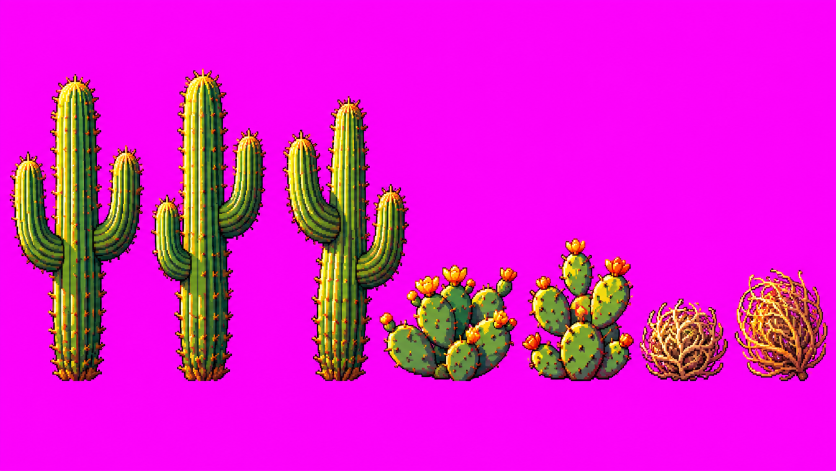
#> input picture assets/concept/roadside/redrock_cactus_A_v1.png, 1672 x 941 px (shown at 1/2 size)
$ python -i make_stage_sprites.py   (imports and definitions only)
#> lines starting #> are read from the running program, lines starting #| are printed output that depends on the picture; after the words box and inside, x2 and y2 are one past the last pixel; in counts of white or black regions, pixels touching at a corner belong together
#!/usr/bin/env python3
"""Build a stage's game sprites from its concept sheets.

- Slices each roadside concept sheet (a row of objects on magenta) into keyed sprites,
  one per object, scaled down so the sheet's tallest object is a fixed texture height.
- Cuts the stage's background into three seamless parallax strips: sky, far and near
  (<stage>_sky.png, _far.png, _near.png; scripts/render/background.gd scrolls them).

Stages are described in STAGES below; "shared" holds race furniture (crowds, barriers, signs)
for every stage. Palm Coast's six hand-drawn props come from make_drawn_props.py.

Usage:
    python3 tools/make_stage_sprites.py <concept_dir> <project_dir> [stage ...]
"""
import os

import numpy as np
from PIL import Image
from scipy import ndimage

import manifest
from spritelib import FOUR, cli_args, key_sheet, pixelate_down, save_sprite, slice_objects

# Background layers, back to front. The sky is opaque and scaled to SKY_HEIGHT pixels; far
# and near are keyed, cropped to their content and scaled to LAYER_WIDTH pixels per half
# strip (each strip is its art followed by its mirror image, so the ends meet).
LAYERS = ("sky", "far", "near")
SKY_HEIGHT = 200
LAYER_WIDTH = {"far": 800, "near": 960}
LAYER_COLORS = 96
# Sky keying for a composite with no layers of its own (key="sky"): a pixel is sky when it
# is within SKY_STEP (sum of RGB differences) of its right and lower neighbours and that
# smooth patch reaches the top edge; then only the opaque parts touching the bottom stay.
SKY_STEP = 36


def layers(prefix):
    """The round 2 concept layers of a stage: <prefix>_l1_sky, _l2_far and _l3_near, the
    far and near ones on magenta."""
    return {
        "sky": layer("%s_l1_sky_A_v1.png" % prefix),
        "far": layer("%s_l2_far_A_v1.png" % prefix, key="sheet"),
        "near": layer("%s_l3_near_A_v1.png" % prefix, key="sheet"),
    }


def layer(file, key=None, rows=None, width=None):
    """A background layer cut from `file`: its `rows` (top, bottom) only when given, keyed
    by `key` ("sheet": spritelib.key_sheet, "sky": key_sky, None: opaque), `width` pixels
    per half strip when given (LAYER_WIDTH otherwise)."""
    return {"file": file, "key": key, "rows": rows, "width": width}


# Per stage: background (sky, far and near layers) and roadside sheets.
# Each sheet lists its objects in reading order (rows top to bottom, left to right) and the
# texture height of its tallest object. An object is (name, world height, fraction of its
# width that collides); the game reads those from the manifest (tools/manifest.py). None skips
# an object (art the renderer can't use yet, such as a tunnel mouth or a covered bridge the
# road would run through). A fourth item, "row", cuts a single row of overlapping objects
# left to right instead (spritelib.slice_row).
STAGES = {
    "redrock": {
        "background": layers("redrock"),
        "sheets": [
            ("redrock_cactus_A_v1.png", 160, [
                ("saguaro_a", 3600, 0.3), ("saguaro_b", 3800, 0.3), ("saguaro_c", 3400, 0.3),
                ("prickly_pear_a", 1100, 0.7), ("prickly_pear_b", 1300, 0.7),
                ("tumbleweed_a", 600, 0), ("tumbleweed_b", 750, 0),
            ]),
            ("redrock_rocks_A_v1.png", 200, [
                ("boulders_a", 2600, 0.8), ("boulders_b", 2000, 0.8), ("rock_pillar", 9000, 0.5),
                ("rock_arch", 6500, 0.9),
            ]),
            ("redrock_buildings_A_v1.png", 180, [
                ("diner", 6000, 1), ("gas_station", 4200, 1), ("windmill", 7000, 0.4),
            ]),
            ("redrock_props_A_v1.png", 110, [
                ("fence", 1300, 1), ("skull_post", 1700, 0.3), ("road_sign", 2400, 0.9),
            ]),
            ("redrock_extras_A_v1.png", 200, [
                ("water_tower_wood", 6500, 0.6), ("rusty_truck", 1800, 1), ("dino", 7000, 0.6),
                ("cattle_sign", 2200, 0.5), ("butte", 9000, 0.9), ("arrow_sign", 4200, 0.4),
            ]),
        ],
    },
    "neon": {
        "background": layers("neon"),
        "sheets": [
            ("neon_buildings_A_v1.png", 200, [
                ("casino_spire", 11000, 1), ("casino_lotus", 11000, 1), ("casino_round", 11000, 1),
                ("casino_star", 11000, 1), ("casino_wave", 11000, 1), ("casino_crown", 11000, 1),
            ]),
            ("neon_billboards_A_v1.png", 170, [
                ("billboard_sunset", 5200, 0.8), ("sign_chevron", 5200, 0.8),
                ("sign_starburst", 5200, 0.8), ("sign_lights", 5200, 0.8),
                ("billboard_wide", 5200, 0.8), ("sign_stack", 5200, 0.8),
            ]),
            ("neon_neon-signs_A_v1.png", 150, [
                ("neon_arrow", 3600, 0.3), ("neon_star", 3600, 0.3), ("neon_cocktail", 3600, 0.3),
                ("neon_chevrons", 3600, 0.3), ("neon_card", 3600, 0.3), ("neon_stars", 3600, 0.3),
                ("neon_spiral", 3600, 0.3),
            ]),
            ("neon_props_A_v1.png", 150, [
                ("street_lamp_a", 3400, 0.2), ("street_lamp_b", 3000, 0.2), ("palm_lit", 4200, 0.3),
                ("fountain", 2800, 1), None,
            ]),
            ("neon_extras_A_v1.png", 200, [
                ("slot_machine", 7500, 1), ("cowboy_boot", 6000, 0.8), ("palm_lights", 4600, 0.3),
                ("casino_entrance", 6500, 1), ("fountain_show", 5000, 0.9),
                ("searchlight", 3000, 0.7),
            ]),
        ],
    },
    "timberline": {
        "background": layers("timberline"),
        "sheets": [
            ("timberline_pines_A_v1.png", 170, [
                ("pine_a", 6400, 0.25), ("pine_b", 6000, 0.25), ("pine_c", 4200, 0.25),
                ("pine_d", 3800, 0.25), ("pine_e", 2500, 0.3), ("pine_f", 2200, 0.3),
                ("fallen_log", 700, 0.9),
            ]),
            ("timberline_buildings_A_v1.png", 150, [
                ("cabin", 5000, 1), ("lodge", 6500, 1), None,
            ]),
            ("timberline_landmarks_A_v1.png", 220, [
                ("waterfall", 12000, 1), ("lookout_tower", 8500, 0.4),
            ]),
            ("timberline_props_A_v1.png", 160, [
                ("snowbank", 1100, 0), ("guardrail", 900, 1), ("chevron_sign", 1900, 0.8),
                ("snow_cliff", 7000, 1),
            ]),
            ("timberline_extras_A_v1.png", 200, [
                ("chairlift", 7500, 0.3), ("chapel", 6500, 1), ("frozen_falls", 9000, 1),
                ("moose", 2600, 0.6), ("woodpile", 1600, 1), ("snowman", 1500, 0.5),
            ]),
        ],
    },
    "bayou": {
        "background": layers("bayou"),
        "sheets": [
            ("bayou_trees_A_v1.png", 220, [
                ("cypress_a", 8000, 0.15), ("cypress_b", 8400, 0.2), ("cypress_c", 6200, 0.15),
                None,
            ]),
            ("bayou_buildings_A_v1.png", 150, [
                ("stilt_shack", 5000, 1), ("boat_dock", 3200, 1), ("bait_shop", 4800, 1),
            ]),
            ("bayou_props_A_v1.png", 90, [
                ("reeds_a", 1000, 0), ("reeds_b", 1000, 0), ("cattails", 1000, 0),
                ("reeds_c", 1000, 0), ("heron", 1100, 0), ("mist_a", 1400, 0), ("mist_b", 1400, 0),
                ("mist_c", 1400, 0),
            ]),
            ("bayou_bridge_A_v1.png", 150, [
                ("rail_wood_a", 1000, 1), ("rail_wood_b", 1000, 1), ("rail_wood_short", 1000, 1),
                ("rail_post", 750, 1), ("rail_end", 1000, 1), None, None, None, None, None,
                ("piling", 2000, 0.8), ("rail_wood_long", 1000, 1), ("rail_concrete", 1000, 1),
                ("rail_concrete_end", 1000, 1),
            ]),
            ("bayou_extras_A_v1.png", 200, [
                ("crab_shack", 5500, 1), ("gator", 700, 0), ("crawfish_sign", 3000, 0.8),
                ("live_oak", 7000, 0.3), ("riverboat", 5500, 1), ("mailboxes", 1300, 0.9),
            ]),
        ],
    },
    "harvest": {
        "background": layers("harvest"),
        "sheets": [
            ("harvest_buildings_A_v1.png", 200, [
                ("barn", 6500, 1), ("silos", 7500, 1), ("water_tower", 8000, 0.4),
            ]),
            ("harvest_landmarks_A_v1.png", 220, [
                ("farm_windmill", 8000, 0.3), ("oak", 6500, 0.2),
            ]),
            ("harvest_plants_A_v1.png", 90, [
                ("sunflowers", 1500, 0), ("corn", 1700, 0), ("farm_stand", 2200, 1),
            ]),
            ("harvest_props_A_v1.png", 100, [
                ("hay_round", 1200, 1), ("hay_bale", 800, 1), ("scarecrow", 1800, 0.3),
                ("farm_fence", 900, 1),
            ]),
            ("harvest_extras_A_v1.png", 200, [
                ("grain_elevator", 10000, 1), ("balloon", 4000, 0), ("farm_truck", 2000, 1),
                ("produce_cart", 2400, 1), ("crop_duster", 4200, 1), ("pumpkins", 1500, 0.9),
            ]),
        ],
    },
    "thunder": {
        "background": layers("thunder"),
        "sheets": [
            ("thunder_buildings_A_v1.png", 160, [
                ("truck_stop", 6500, 1), ("motel", 6000, 1),
            ]),
            ("thunder_hazards_A_v1.png", 110, [
                ("jersey_barrier", 900, 1), ("cone", 650, 0), ("cone_tall", 780, 0),
                ("barricade_post", 1100, 0.5), ("sawhorse", 1000, 0.9), ("drum", 900, 0),
                ("hazard_post", 1000, 0.5), ("a_frame", 950, 0.9),
            ]),
            ("thunder_poles_A_v1.png", 220, [
                ("pole_a", 5200, 0.2), ("pole_b", 5200, 0.2), ("pole_transformer", 5200, 0.2),
                ("pole_c", 5200, 0.2), ("pole_tanks", 5200, 0.2), ("pole_tall", 6000, 0.2),
                ("pylon", 11000, 0.6),
            ]),
            ("thunder_props_A_v1.png", 110, [
                ("tree_windswept", 3200, 0.3), ("tree_snapped", 2600, 0.3),
                ("shrub_windswept", 1700, 0), ("puddle_a", 500, 0), ("puddle_b", 500, 0),
                ("wrecked_sign", 3200, 0.8),
            ]),
            ("thunder_extras_A_v1.png", 200, [
                ("grain_bin", 7000, 0.9), ("storm_cellar", 1800, 1), ("windmill_old", 6500, 0.3),
                ("flasher_barricade", 1100, 0.9), ("radar_dome", 8000, 0.6),
                ("tree_bent", 3600, 0.3),
            ]),
        ],
    },
    "skyline": {
        # The v2 composite has no layers (its v1 layers have the lookalike landmarks): the
        # generic v1 sunset sky, the v2 city with its sky keyed out, and v2's harbor water.
        # The water holds the city's reflections, so it is cut at the city's scale (the far
        # width) and the game moves the two together (WS-14, the theme's "reflection")
        "background": {
            "sky": layer("skyline_l1_sky_A_v1.png"),
            "far": layer("skyline_composite_A_v2.png", key="sky", rows=(0, 568)),
            "near": layer("skyline_composite_A_v2.png", rows=(566, 640), width=LAYER_WIDTH["far"]),
        },
        "sheets": [
            ("skyline_buildings_A_v1.png", 220, [
                ("tower_twin", 11000, 1), ("tower_glass", 11000, 1), ("tower_round", 11000, 1),
                ("office_a", 11000, 1), ("deco_tower", 11000, 1), ("galleria", 7500, 1),
                ("hotel_sky", 11000, 1), ("clock_tower", 11000, 1), ("cafe", 7500, 1),
                ("apartments", 7500, 1), ("deco_pink", 7500, 1), ("brick_loft", 7500, 1),
                ("office_b", 7500, 1), ("office_c", 7500, 1), None,
            ]),
            ("skyline_props_A_v1.png", 150, [
                ("harbor_lamp", 3600, 0.2), ("harbor_lamp_double", 3600, 0.2),
                ("traffic_light", 3000, 0.2), ("traffic_light_arm", 3400, 0.15),
                ("subway", 3200, 1), ("crowd_barrier_city", 1500, 1),
            ]),
            ("skyline_bridge_A_v1.png", 220, [
                ("bridge_tower_x", 16000, 0.4), ("bridge_tower_h", 16000, 0.4),
                ("bridge_tower_a", 16000, 0.4), ("bridge_tower_slim", 16000, 0.4), None, None,
            ]),
            ("skyline_extras_A_v1.png", 200, [
                ("harbor_crane", 11000, 0.6), ("ferry_terminal", 5500, 1),
                ("dolphin_balloon", 6000, 0), ("flag_a", 3800, 0.1), ("flag_b", 3800, 0.1),
                ("flag_c", 3800, 0.1), ("flag_d", 3800, 0.1), ("flag_e", 3800, 0.1),
                ("news_van", 1900, 1), ("fireworks_barge", 2600, 1),
            ]),
        ],
    },
    "palm_coast": {
        "background": layers("palm-coast"),
        "sheets": [
            ("palm-coast_palms_A_v1.png", 190, [
                ("palm_tall_a", 5200, 0.2), ("palm_tall_b", 4800, 0.2), ("palm_lean", 4800, 0.2),
                ("palm_short_a", 2400, 0.35), ("palm_short_b", 2400, 0.35), ("palm_fan", 2200, 0.4),
                ("palm_cluster", 4400, 0.5),
            ], "row"),
            ("palm-coast_extras_A_v1.png", 200, [
                ("pier", 4200, 1), ("ice_cream_stand", 3600, 0.9), ("surfboards", 2200, 0.8),
                ("lighthouse", 8000, 0.5), ("bikes", 1200, 0.9), ("gull_post", 1500, 0.4),
            ]),
        ],
    },
    # Race furniture every stage can use; no background.
    "shared": {
        "sheets": [
            ("shared_barriers_A_v1.png", 60, [
                ("guardrail_steel", 650, 1), ("barrier_red", 900, 1), ("tire_stack", 1000, 1),
                ("barrels_yellow", 900, 1), ("cone_orange", 650, 0), ("barricade", 1000, 0.9),
                ("barrier_orange", 900, 1),
            ]),
            ("shared_crowd_A_v1.png", 120, [
                ("crowd", 1800, 1), ("grandstand", 4200, 1), ("flagman", 1900, 0.4),
                ("camera_tower", 4500, 0.6), None, None, None, ("inflatable_arch", 3800, 0.3),
            ]),
            ("shared_signs_A_v1.png", 110, [
                ("turn_left", 2100, 0.4), ("turn_right", 2100, 0.4), ("chevron_a", 2100, 0.4),
                ("chevron_b", 2100, 0.4), ("chevron_c", 2100, 0.4), ("bump_sign", 2100, 0.4),
                ("sign_green", 3200, 0.8), ("sign_brown", 3200, 0.8), ("delineator", 1100, 0.5),
            ]),
        ],
    },
}
#> further down, picture is the input picture: PIL image 1672x941 RGB; mean R, G, B 221.9, 27, 202.9


def key_sky(img):
    """The image with its sky keyed out (see SKY_STEP) and anything left floating in the
    sky (fireworks, clouds) with it."""
    a = np.array(img.convert("RGBA"))
    rgb = a[..., :3].astype(np.int16)
    smooth = np.ones(a.shape[:2], dtype=bool)
    step_x = np.abs(rgb[:, 1:] - rgb[:, :-1]).sum(axis=2) >= SKY_STEP
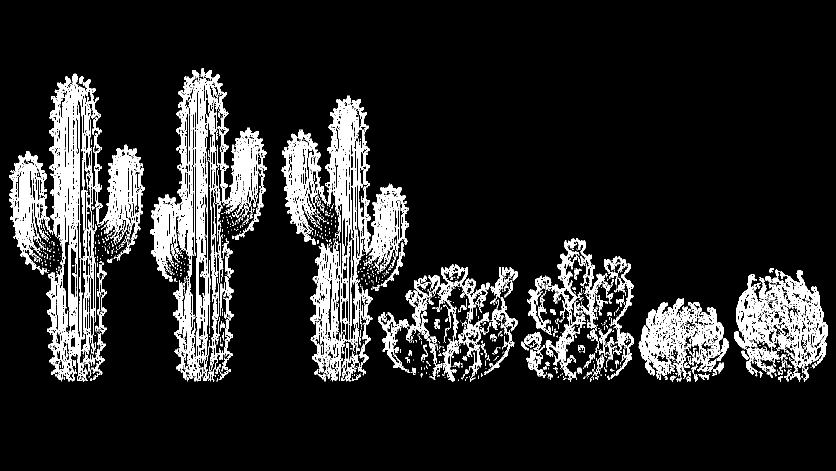
#> step_x: shape (941, 1671) bool (shown at 1/2 size); 11.9% white; 1801 white regions (1482 under 20 px), largest, box (x1, y1, x2, y2) and area: (300, 136, 457, 763) 27825, (621, 191, 818, 763) 26642, (93, 147, 202, 763) 22662
    step_y = np.abs(rgb[1:] - rgb[:-1]).sum(axis=2) >= SKY_STEP
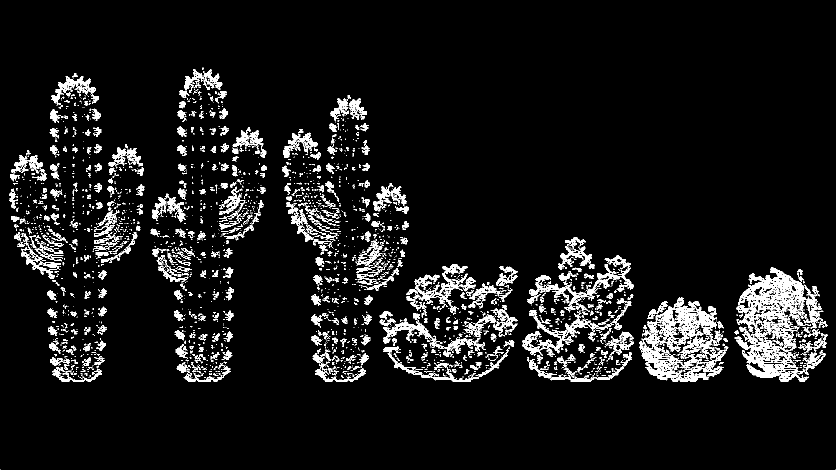
#> step_y: shape (940, 1672) bool (shown at 1/2 size); 6.9% white in thin lines or dots, all inside (x1, y1, x2, y2) = (0, 135, 1672, 940)
    smooth[:, :-1] &= ~step_x
    smooth[:, 1:] &= ~step_x
    smooth[:-1] &= ~step_y
    smooth[1:] &= ~step_y
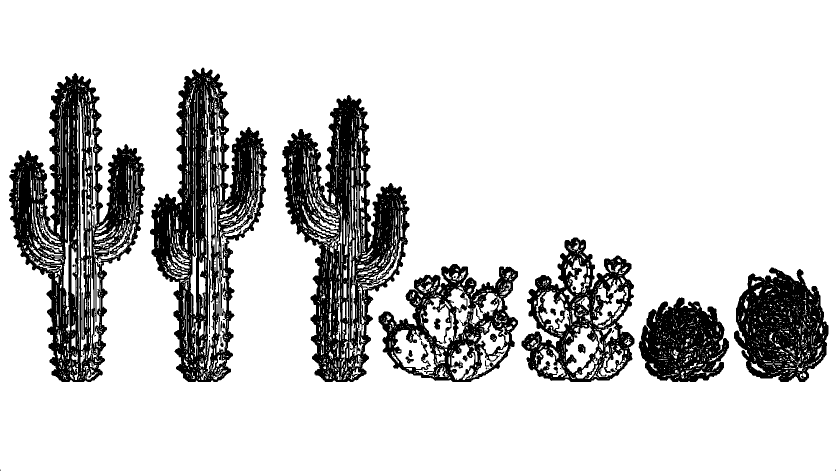
#> smooth: shape (941, 1672) bool (shown at 1/2 size); 81.6% white; 103 black regions (75 under 20 px), largest, box (x1, y1, x2, y2) and area: (18, 146, 290, 764) 66149, (563, 190, 819, 764) 60284, (300, 135, 534, 764) 59311
    labels, _ = ndimage.label(smooth, structure=FOUR)
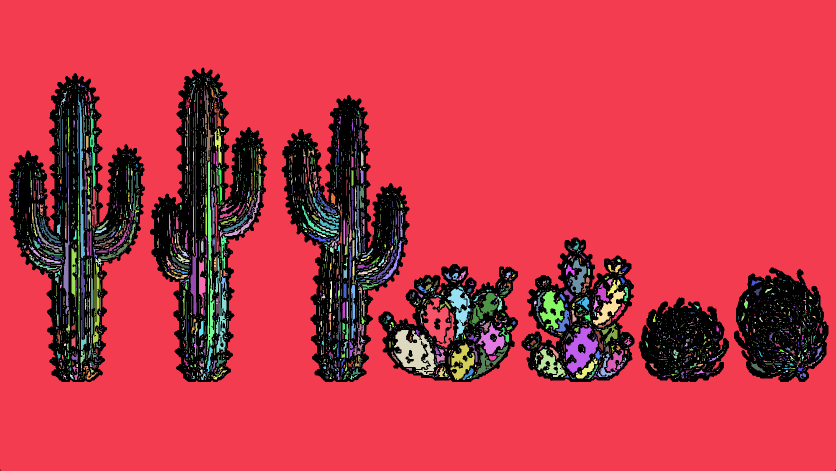
#> labels: shape (941, 1672) int32 (shown at 1/2 size); 4099 distinct labels, from 0 to 4098; one colour per label, 0 black
    sky = np.isin(labels, np.unique(labels[0][labels[0] > 0]))
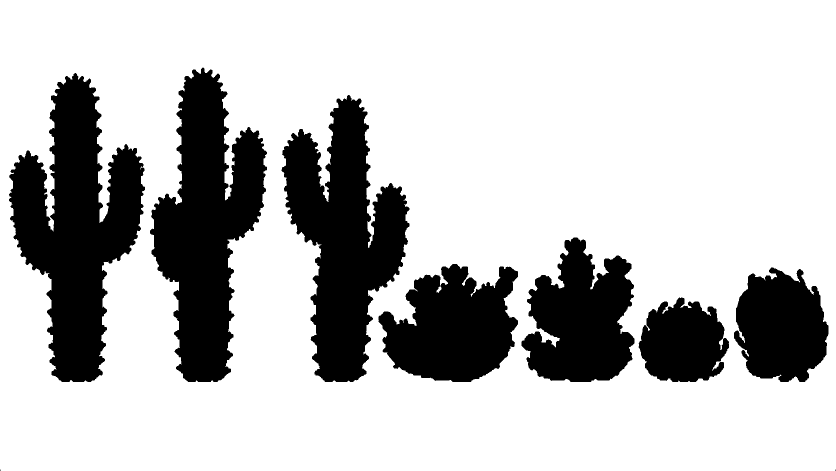
#> sky: shape (941, 1672) bool (shown at 1/2 size); 75.2% white; 9 black regions (2 under 20 px), largest, box (x1, y1, x2, y2) and area: (18, 146, 290, 764) 87495, (300, 135, 534, 764) 79846, (563, 190, 819, 764) 77310
    solid, _ = ndimage.label(~sky, structure=FOUR)
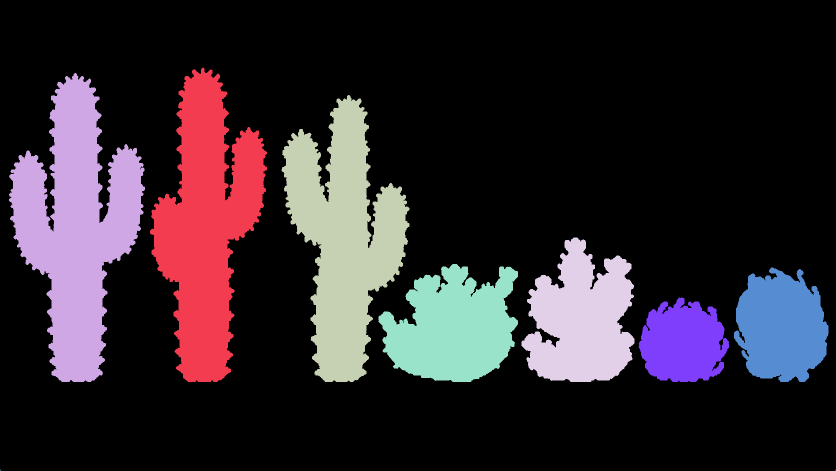
#> solid: shape (941, 1672) int32 (shown at 1/2 size); 10 distinct labels, from 0 to 9; one colour per label, 0 black
    grounded = np.isin(solid, np.unique(solid[-1][solid[-1] > 0]))
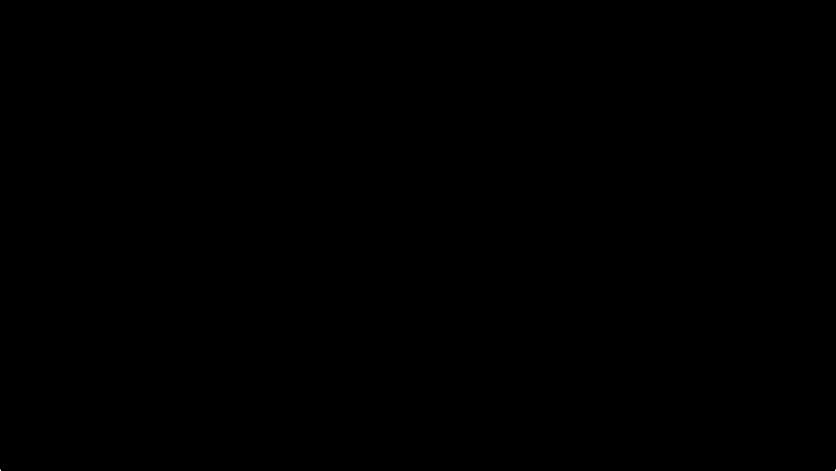
#> grounded: shape (941, 1672) bool (shown at 1/2 size); 0% white in thin lines or dots, all inside (x1, y1, x2, y2) = (0, 939, 1672, 941)
    a[~grounded] = 0
    return Image.fromarray(a)


# [62 lines left out: functions cut_layer, content_rows, build_background, build, main, not called in this run]


# [2 lines not run here, left out]

>>> from PIL import Image
>>> picture = Image.open('../assets/concept/roadside/redrock_cactus_A_v1.png')
>>> result = key_sky(picture)
